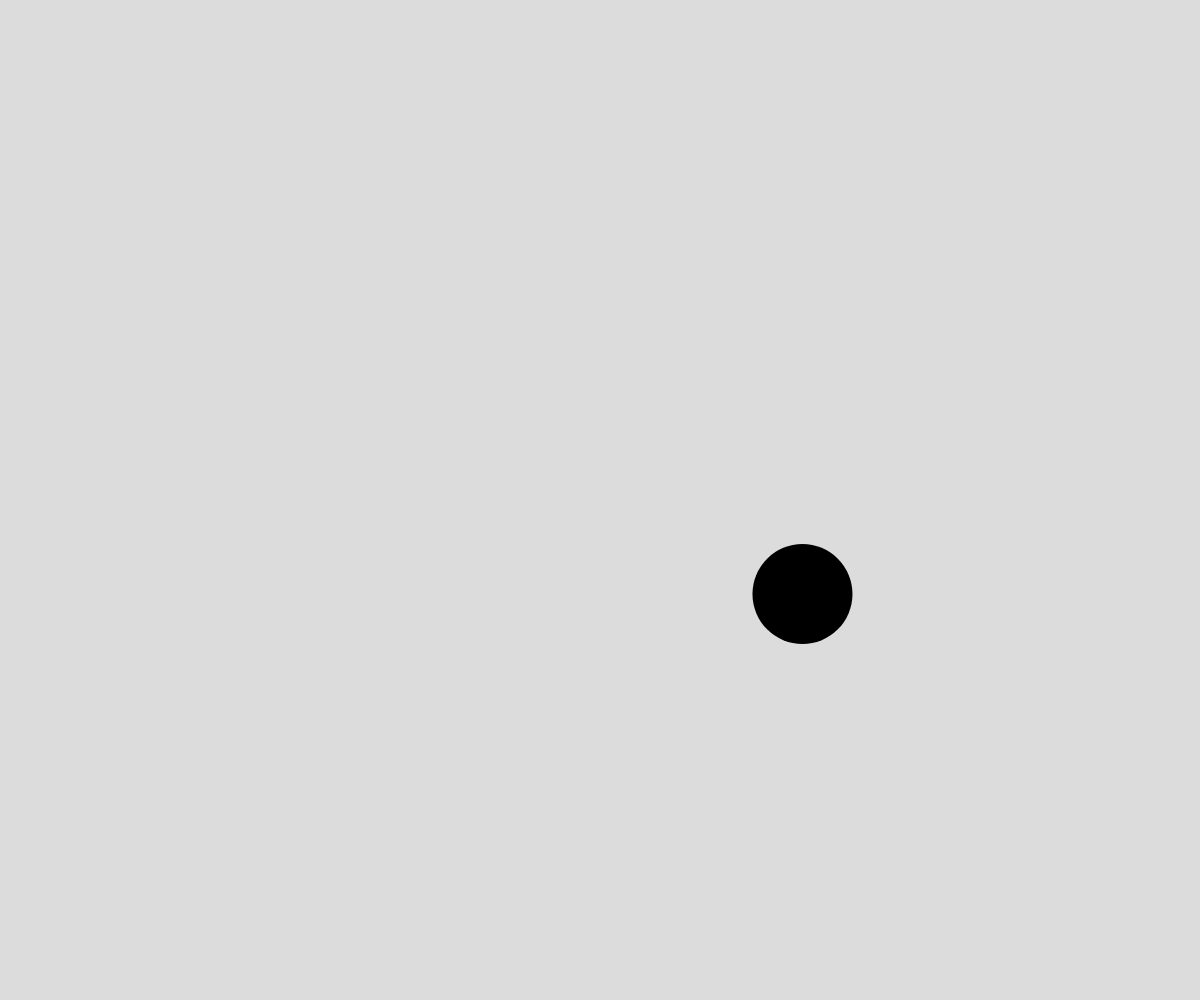
Frame 1 (no input)
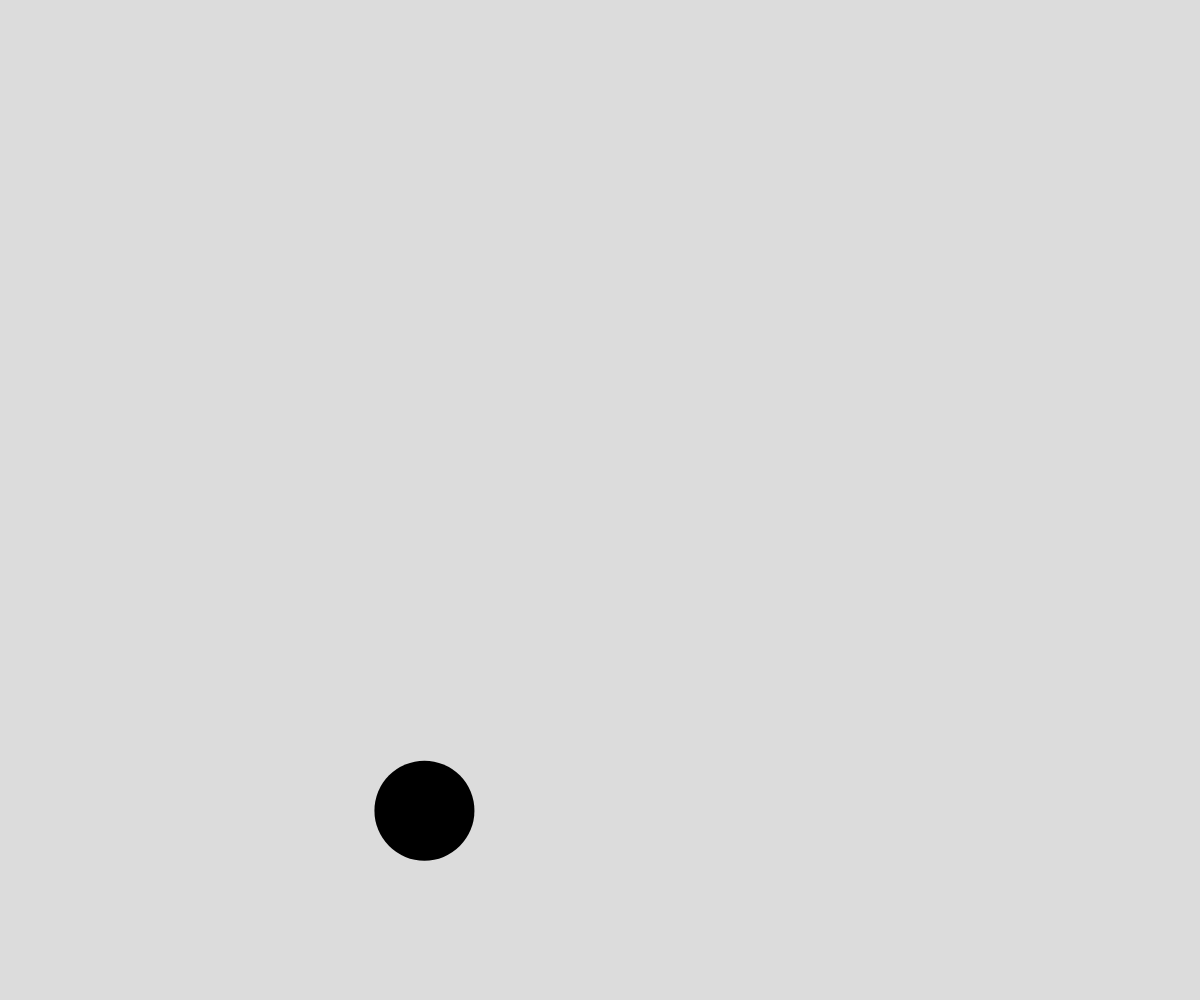
Frame 60 (no input)
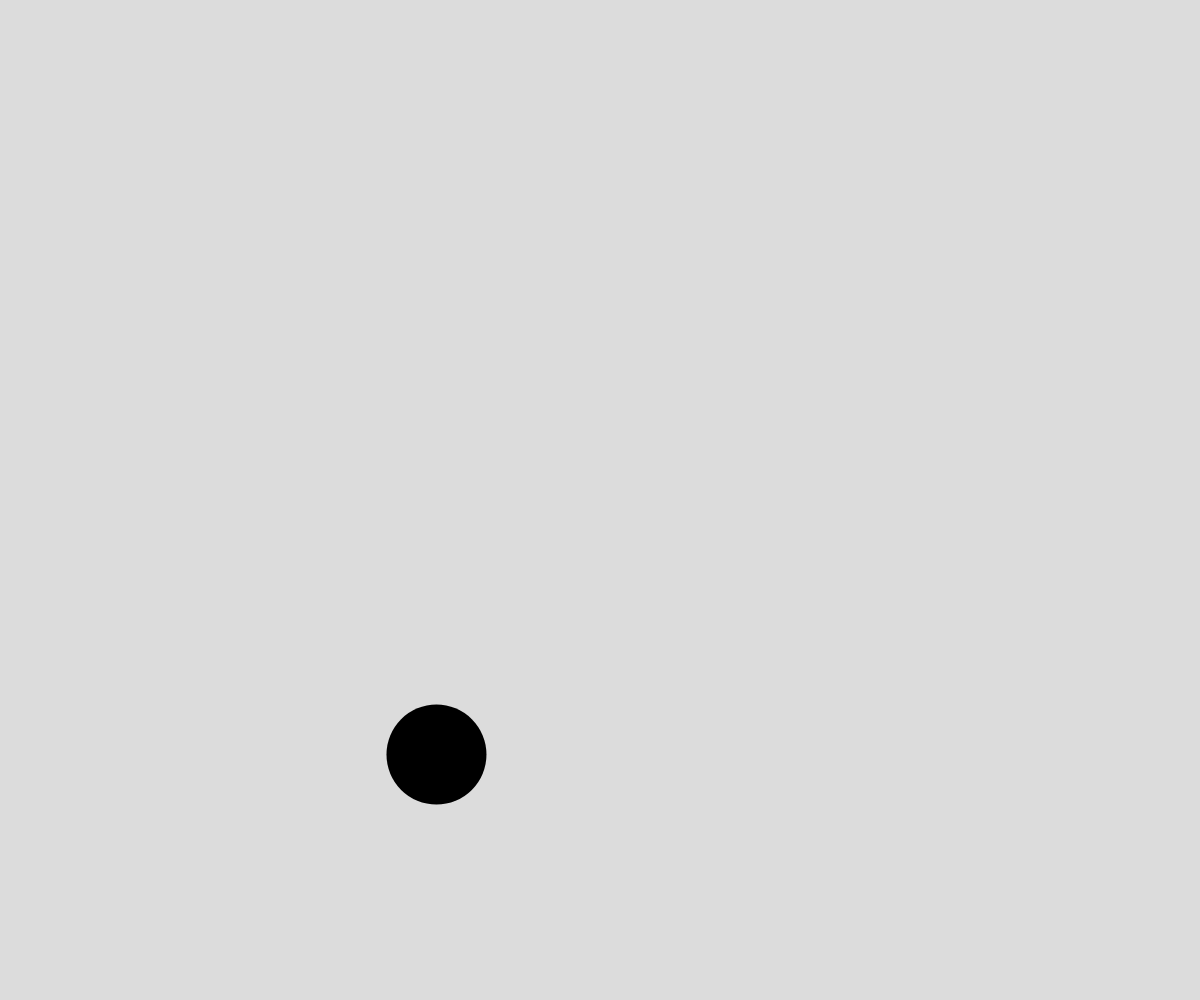
Frame 120 (the mouse pressed at the canvas centre since frame 60)

The p5.js sketch that drew these frames (run headless with seeded random() and noise() and a simulated clock; from frame 60 on, the mouse is pressed at the canvas centre):

// p5.js sketch
// ── sketch.js
function setup() {
  createCanvas(windowWidth, windowHeight);
  noStroke();
  rectMode(CENTER);
  angleMode(DEGREES);
  fill(0,0,0,255);
}

function draw() {
  background(220);

  let x = noise (frameCount * 0.01) * width;
  let y = noise (frameCount * 0.01 +1000) * height;
  
  
  ellipse(x, y, 100,100);


}

function windowResized() {
  resizeCanvas(windowWidth, windowHeight);
}
